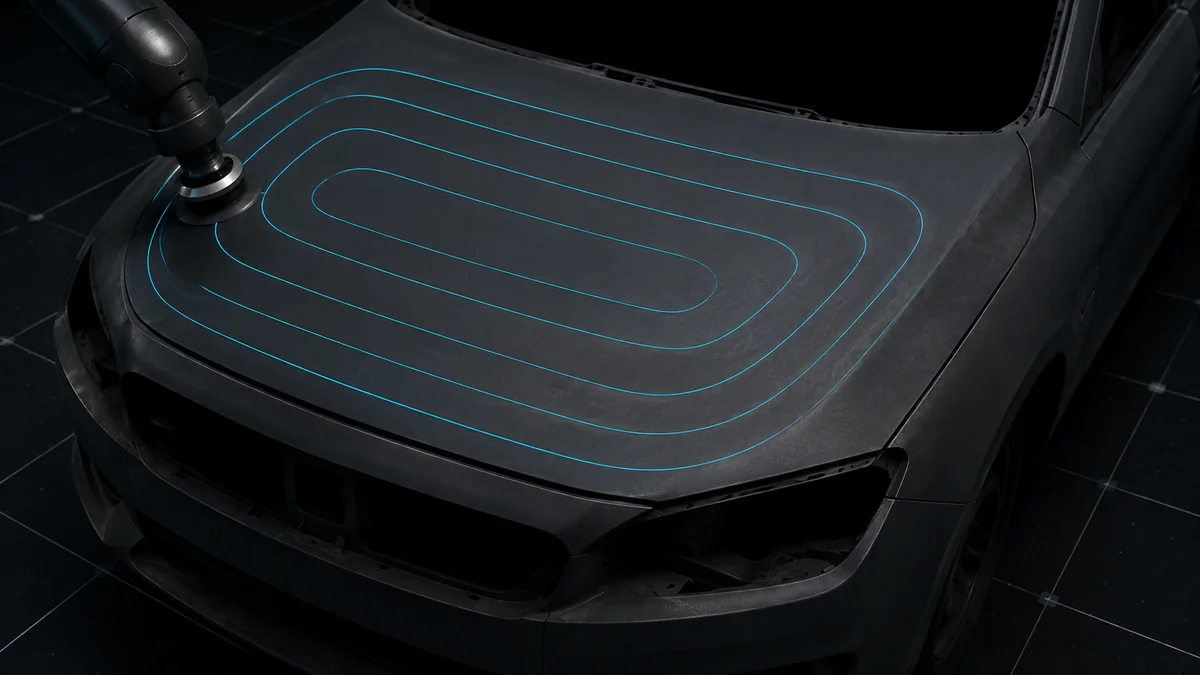
#> input picture assets/img/crop_boundary.webp, 1200 x 675 px, found by its file name
$ python recolor-cyan-to-lime.py
#> lines starting #> are read from the running program, lines starting #| are printed output that depends on the picture; after the words box and inside, x2 and y2 are one past the last pixel; in counts of white or black regions, pixels touching at a corner belong together
# -*- coding: utf-8 -*-
"""
그림 속 청록(구 --accent #3E9DBE / #4FC3F7 계열)을 브랜드 연두(#9BC33A)로 옮긴다.

색상환에서 통째로 돌리지 않는다. 그러면 회청색 패널 테두리·ANSYS 컬러맵·
'등록' 초록 체크까지 같이 끌려간다. 대신
  · 색상각 168–214° 안에서만
  · 채도·명도로 가중치를 매겨(경계 화소는 거의 손대지 않는다)
  · 목표 색상각 78° 로 압축 이동하고 명도를 0.80 배 한다
       — 같은 명도에서 연두는 청록보다 밝게 보인다. 안 낮추면 선이 굵어 보인다.
결과: #4FC3F7 → 약 #9CC64A (브랜드 #9BC33A 와 사실상 같은 자리)

원본은 assets/img/_precyan_2026-08-31/ 에 있다.
"""
import sys, os, glob
import numpy as np
from PIL import Image

H_LO, H_HI = 168.0, 214.0     # 손대는 색상각 구간
H_TGT      = 78.0             # 목표(브랜드 연두)
H_SPREAD   = 0.25             # 원본 색상 변화를 얼마나 남길지
S_LO, S_HI = 0.24, 0.38       # 이 사이에서 서서히 적용 (경계 흐림)
V_LO, V_HI = 0.16, 0.28
S_MUL, V_MUL = 0.92, 0.80

SKIP = {
    'crop_ansys.webp',   # ANSYS 접촉압 컬러맵 — 무지개 스케일이라 건드리면 데이터가 거짓말이 된다
    'wide_docs.webp',    # 사실상 무채색
}

def smooth(x, lo, hi):
    t = np.clip((x - lo) / (hi - lo), 0.0, 1.0)
    return t * t * (3.0 - 2.0 * t)

def rgb2hsv(a):
    mx = a.max(2); mn = a.min(2); d = mx - mn
    r, g, b = a[..., 0], a[..., 1], a[..., 2]
    h = np.zeros_like(mx)
    m = d > 1e-6
    i = m & (mx == r); h[i] = (60 * ((g - b)[i] / d[i])) % 360
    i = m & (mx == g); h[i] = 60 * (2 + (b - r)[i] / d[i])
    i = m & (mx == b); h[i] = 60 * (4 + (r - g)[i] / d[i])
    s = np.where(mx > 1e-6, d / np.maximum(mx, 1e-6), 0.0)
    return h, s, mx

def hsv2rgb(h, s, v):
    h = np.mod(h, 360.0)
    c = v * s
    x = c * (1 - np.abs(np.mod(h / 60.0, 2) - 1))
    m = v - c
    z = np.zeros_like(h)
    seg = (h / 60).astype(np.int32)
    r = np.select([seg == 0, seg == 1, seg == 2, seg == 3, seg == 4, seg == 5], [c, x, z, z, x, c], z)
    g = np.select([seg == 0, seg == 1, seg == 2, seg == 3, seg == 4, seg == 5], [x, c, c, x, z, z], z)
    b = np.select([seg == 0, seg == 1, seg == 2, seg == 3, seg == 4, seg == 5], [z, z, x, c, c, x], z)
    return np.stack([r + m, g + m, b + m], axis=-1)

def recolor(path, out):
    im = Image.open(path)
    alpha = im.getchannel('A') if im.mode in ('RGBA', 'LA') else None
    a = np.asarray(im.convert('RGB'), dtype=np.float32) / 255.0
    h, s, v = rgb2hsv(a)

    band = (h >= H_LO) & (h <= H_HI)
    # 구간 양 끝에서 부드럽게 빠지게 — 경계에서 색이 뚝 끊기면 그게 더 눈에 띈다
    edge = np.minimum(smooth(h, H_LO, H_LO + 8), 1 - smooth(h, H_HI - 8, H_HI))
    w = np.where(band, edge, 0.0) * smooth(s, S_LO, S_HI) * smooth(v, V_LO, V_HI)

    h2 = H_TGT + (h - (H_LO + H_HI) / 2) * H_SPREAD
    s2 = s * S_MUL
    v2 = v * V_MUL
    nh = np.where(w > 0, h2, h)
    ns = s + (s2 - s) * w
    nv = v + (v2 - v) * w
    if w.mean() < 2e-4:
        return None   # 옮길 화소가 없다. 괜히 재인코딩하면 세대 손실만 남는다
    out_rgb = hsv2rgb(nh, ns, nv)
    # 가중치로 원본과 섞는다 (색상은 위에서 이미 갈아탔으므로 여기서 최종 보간)
    blended = a + (out_rgb - a) * w[..., None]
    res = Image.fromarray(np.clip(blended * 255 + 0.5, 0, 255).astype(np.uint8), 'RGB')
    if alpha is not None:
        res.putalpha(alpha)
    res.save(out, 'WEBP', quality=86, method=6)
    return w.mean() * 100

if __name__ == '__main__':
    files = sorted(glob.glob('assets/img/*.webp'))
    for f in files:
        name = os.path.basename(f)
        if name in SKIP:
            print("%-24s skip" % name); continue
        before = os.path.getsize(f)
        src = os.path.join('assets/img/_precyan_2026-08-31', name)
        touched = recolor(src, f)
#> in recolor, im is the input picture: PIL image 1200x675 RGB; mean R, G, B 26.7, 30.4, 33.4
#> in rgb2hsv, `m = d > 1e-6`:
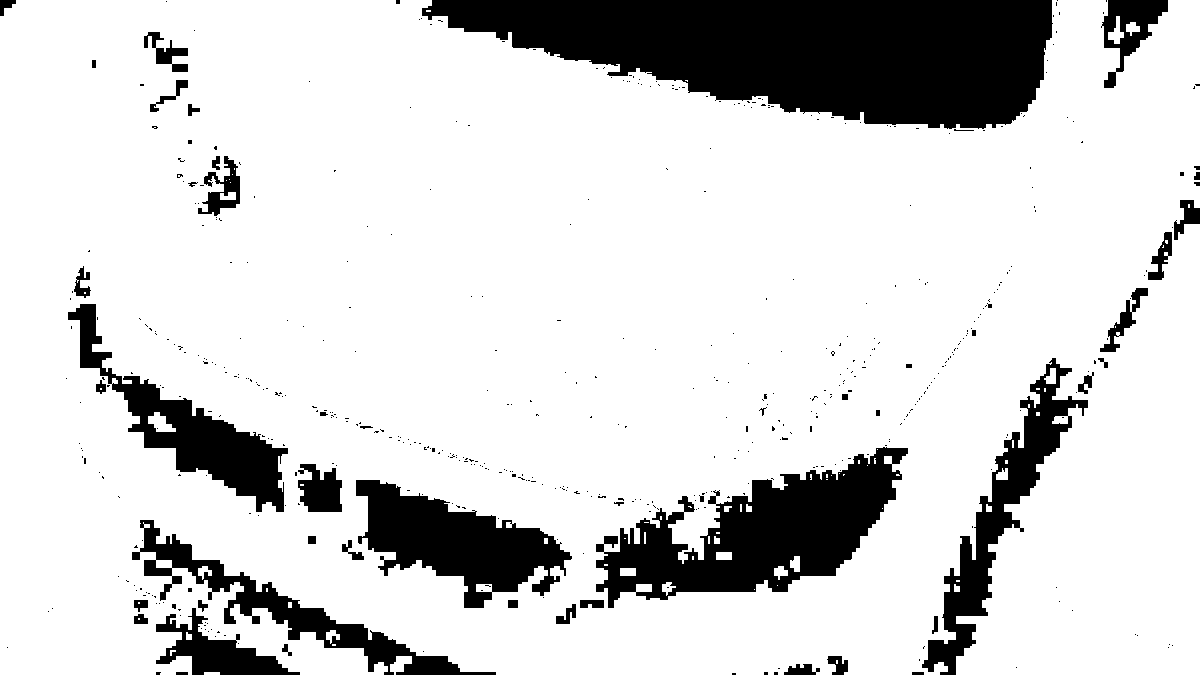
#> m: shape (675, 1200) bool; 83.2% white; 538 black regions (487 under 20 px), largest, box (x1, y1, x2, y2) and area: (422, 0, 1053, 129) 54589, (596, 447, 908, 608) 22835, (356, 480, 572, 608) 13395
#> in rgb2hsv, `i = m & (mx == r)`: i: shape (675, 1200) bool; 0.27% white in thin lines or dots
#> in rgb2hsv, `i = m & (mx == g)`: i: shape (675, 1200) bool; 5.2% white; 1779 white regions (1438 under 20 px), largest, box (x1, y1, x2, y2) and area: (230, 604, 388, 675) 3160, (134, 518, 196, 628) 1647, (518, 566, 564, 608) 996
#> in rgb2hsv, `h[i] = 60 * (2 + (b - r)[i] / d[i])`:
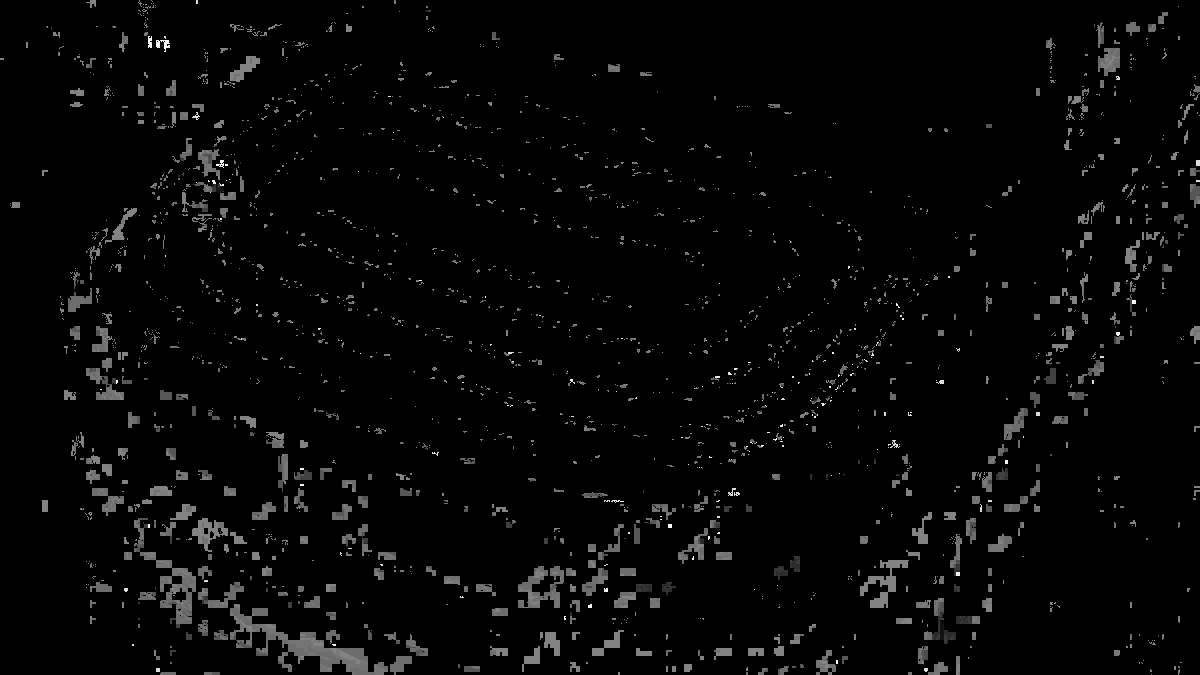
#> h: shape (675, 1200) float32; min 0, max 348, mean 8.6; drawn with min black and max white
#> in rgb2hsv, `i = m & (mx == b)`: i: shape (675, 1200) bool; 79.6% white; 1089 black regions (971 under 20 px), largest, box (x1, y1, x2, y2) and area: (422, 0, 1053, 132) 54978, (582, 447, 908, 608) 25753, (124, 518, 496, 675) 18917
#> in recolor, `band = (h >= H_LO) & (h <= H_HI)`: band: shape (675, 1200) bool; 56.1% white; 1743 black regions (1285 under 20 px), largest, box (x1, y1, x2, y2) and area: (68, 0, 1110, 632) 182870, (492, 169, 919, 467) 24586, (91, 512, 496, 675) 23292
#> in recolor, `nh = np.where(w > 0, h2, h)`:
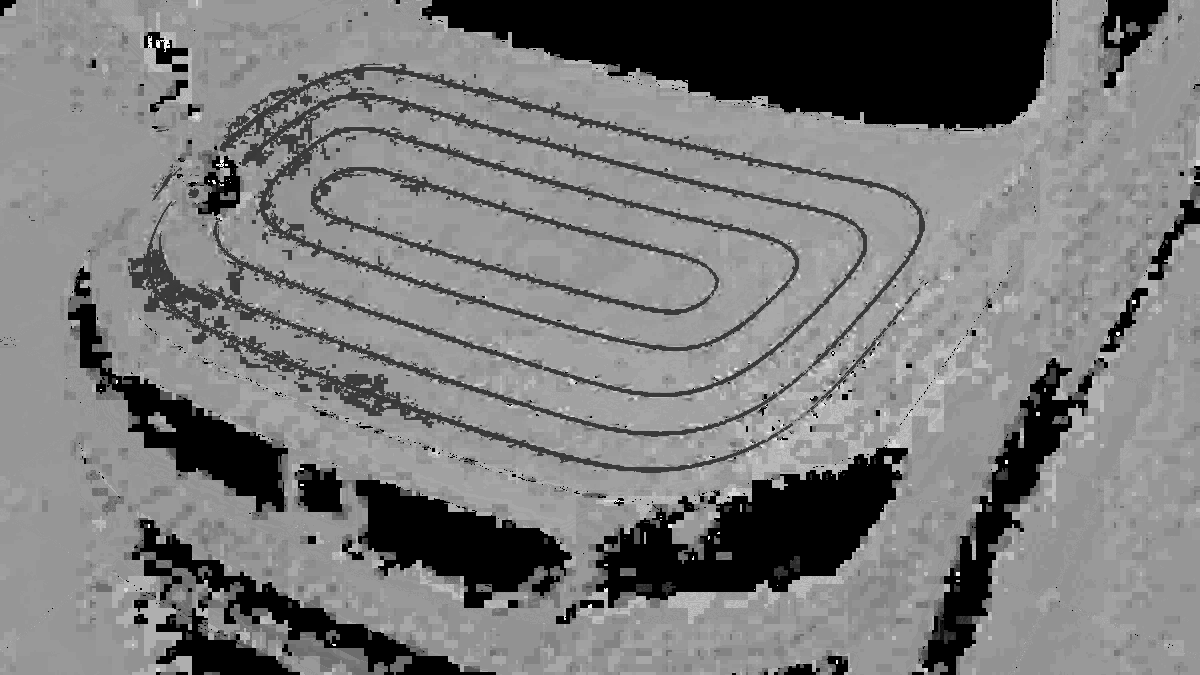
#> nh: shape (675, 1200) float32; min 0, max 348, mean 167.5; drawn with min black and max white
#> in hsv2rgb, `seg = (h / 60).astype(np.int32)`:
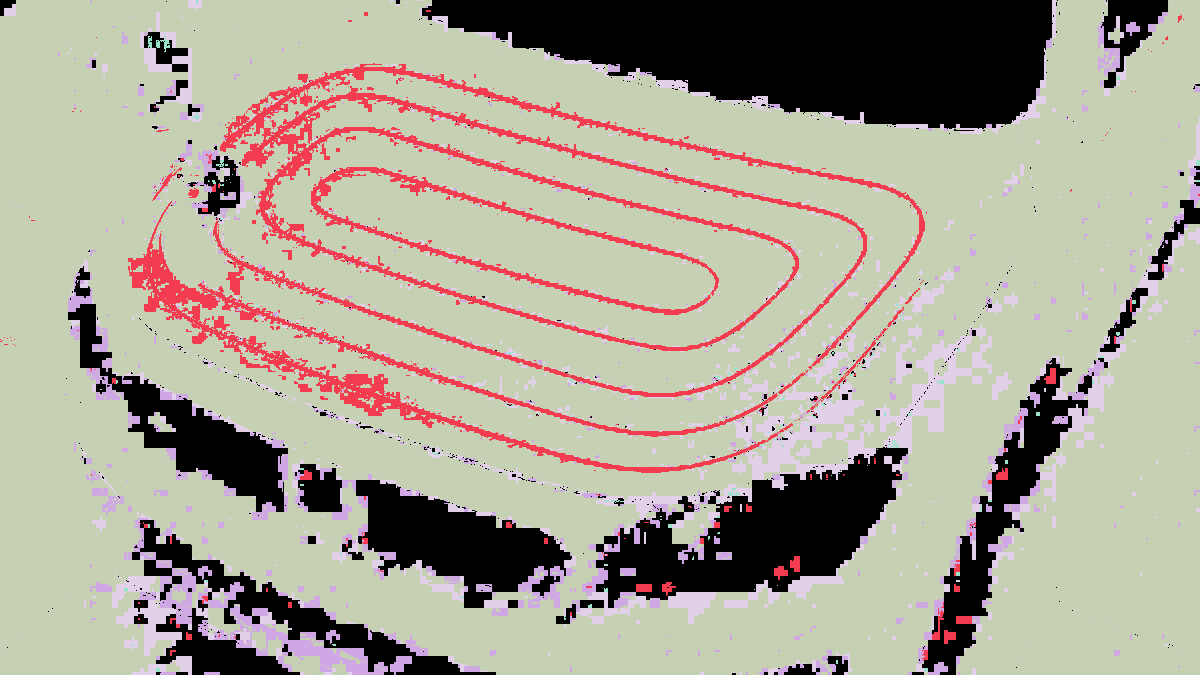
#> seg: shape (675, 1200) int32; 6 distinct labels, from 0 to 5; one colour per label, 0 black
#> in hsv2rgb, `return np.stack([r + m, g + m, b + m], axis=-1)`:
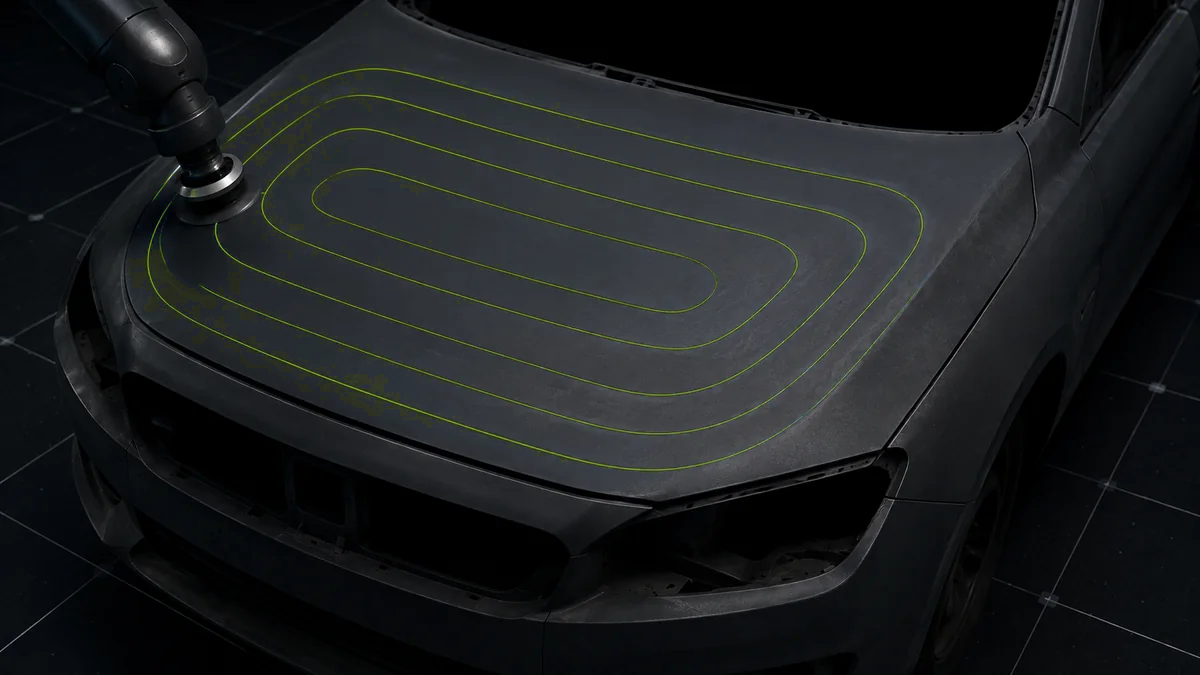
#> returned value: shape (675, 1200, 3) float32; mean of channels 0, 1, 2 0.108, 0.119, 0.124; drawn as R, G, B
#> touched = 2.57
        if touched is None:
            print("%-24s 청록 없음, 그대로 둠" % name); continue
        after = os.path.getsize(f)
        print("%-24s %5.2f%% 화소 이동  %6.1fKB -> %6.1fKB" % (name, touched, before/1024, after/1024))
#| crop_boundary.webp        2.57% 화소 이동    45.7KB ->   42.9KB
#> pass 2 of the loop `for f in files:`:
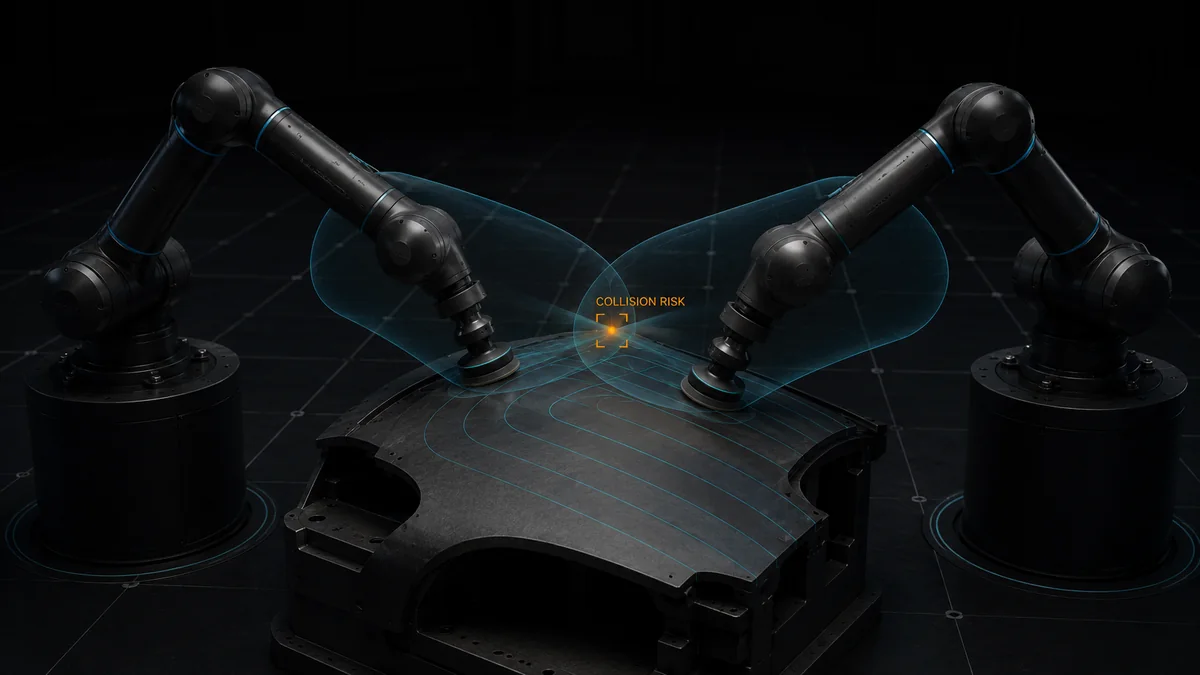
#> input picture assets/img/crop_collision.webp, 1200 x 675 px, found by its file name
#> in recolor, im is the input picture: PIL image 1200x675 RGB; mean R, G, B 15.1, 17.1, 18.4
#> in rgb2hsv (call 2), `mx = a.max(2)`:
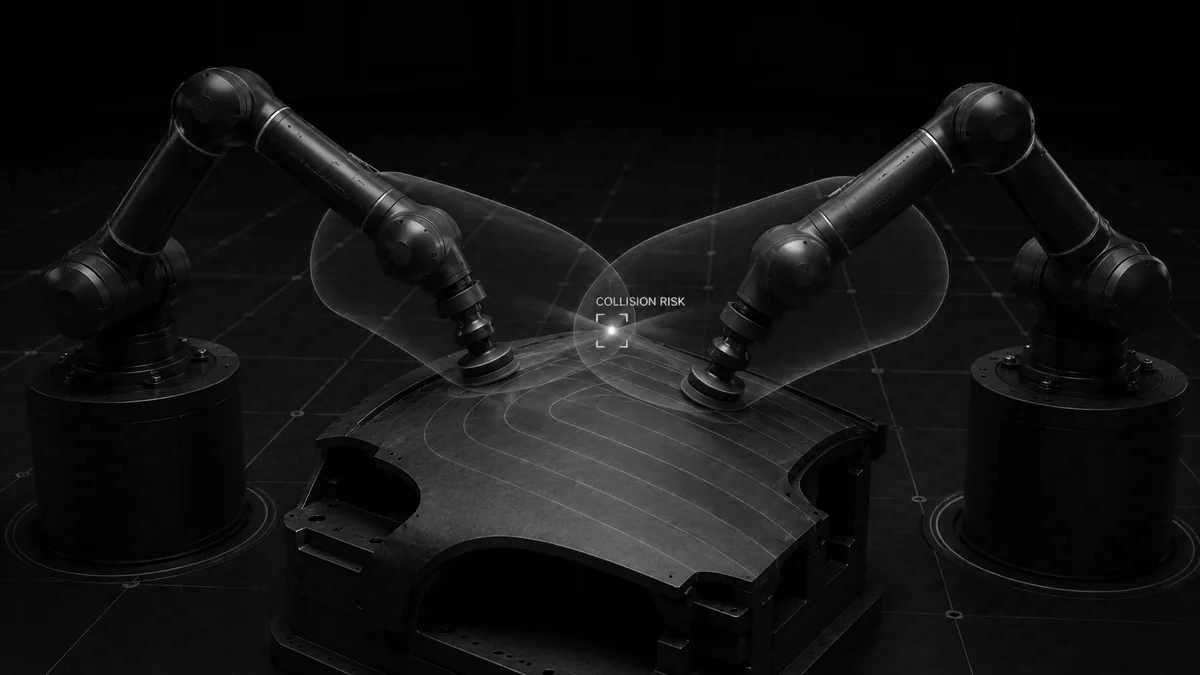
#> mx: shape (675, 1200) float32; min 0, max 1, mean 0.0732
#> in rgb2hsv (call 2), `d = mx - mn`:
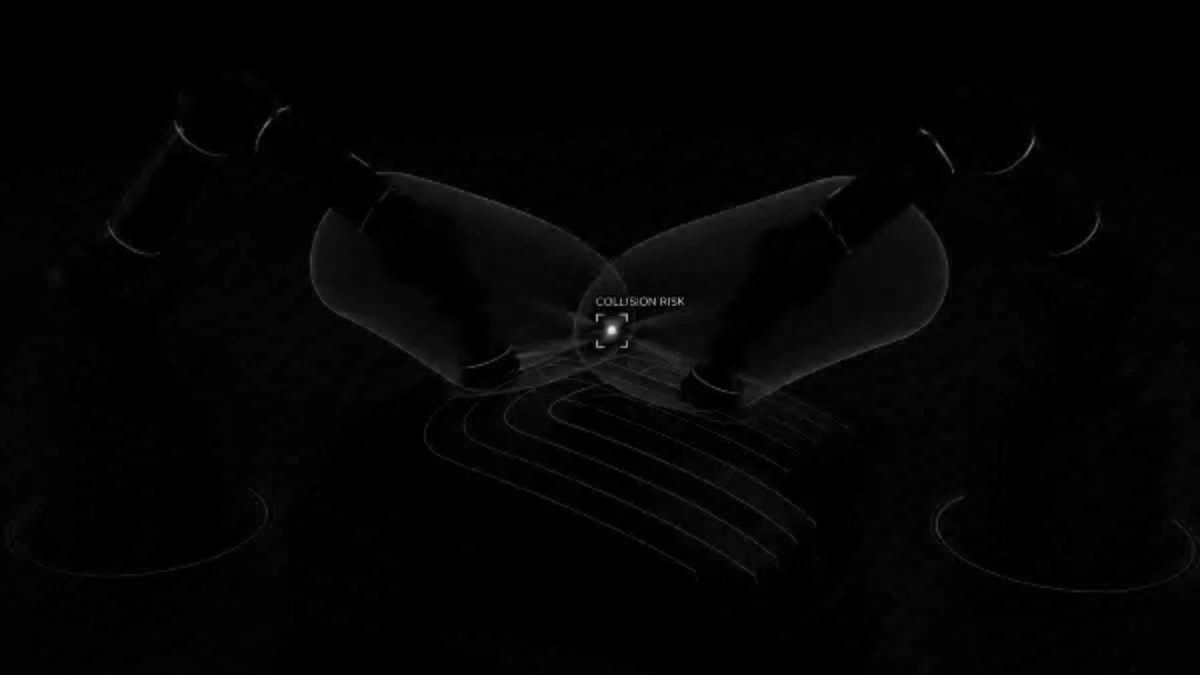
#> d: shape (675, 1200) float32; min 0, max 0.937, mean 0.0151
#> touched = 1.51
#| crop_collision.webp       1.51% 화소 이동    40.4KB ->   38.4KB
